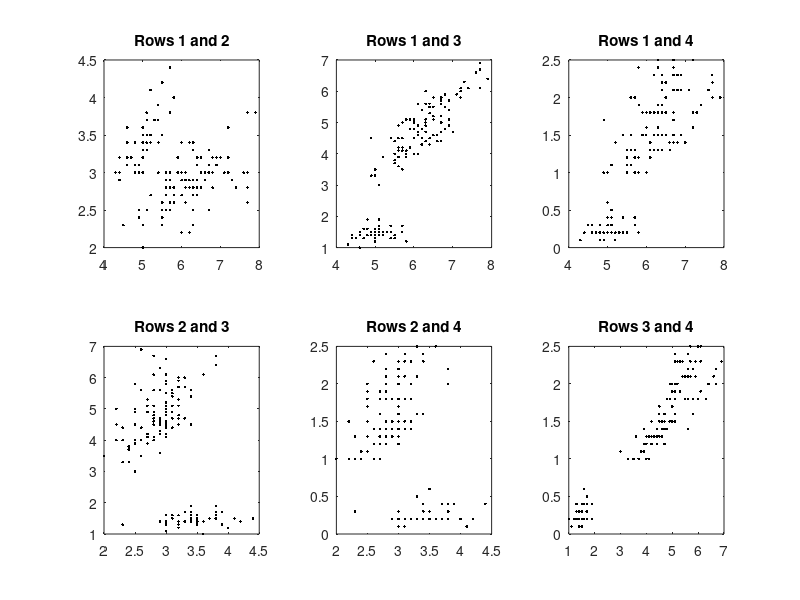
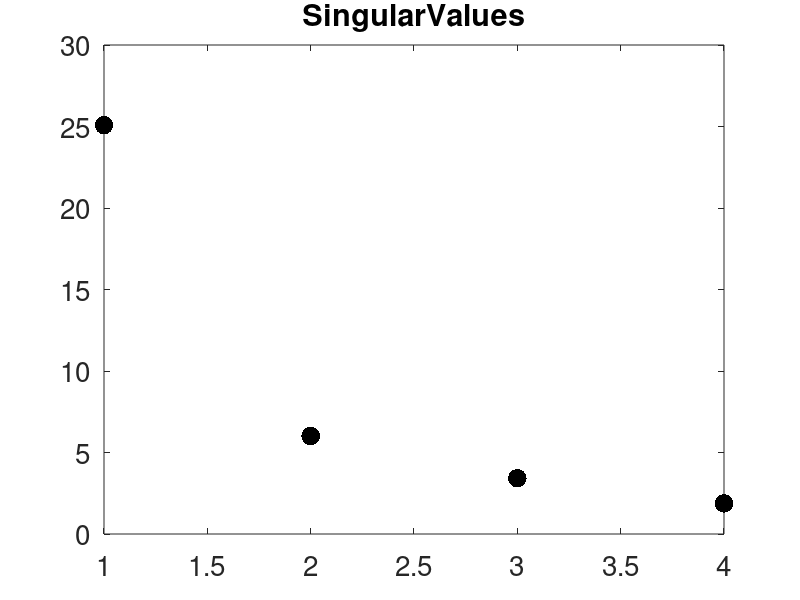

Write the MATLAB code that produced these figures, in order.
load('IrisData.mat')
[n,p] = size(X);

figure(1)

    subplot(2,3,1)
    plot(X(1,:),X(2,:), 'k.');
    title('Rows 1 and 2')

    subplot(2,3,2);
    plot(X(1,:),X(3,:), 'k.');
    title('Rows 1 and 3')

    subplot(2,3,3);
    plot(X(1,:),X(4,:), 'k.');
    title('Rows 1 and 4')

    subplot(2,3,4);
    plot(X(2,:),X(3,:),'k.');
    title('Rows 2 and 3')

    subplot(2,3,5);
    plot(X(2,:),X(4,:),'k.');
    title('Rows 2 and 4')

    subplot(2,3,6);
    plot(X(3,:),X(4,:),'k.');
    title('Rows 3 and 4')

x_c = 1/p*(sum(X(:,:),2));
Xc = X - x_c*ones(1,p);
print -depsc 2d_projections.eps

[U,S,Vt] = svd(Xc);
D = diag(S);
figure(2)

plot(D, 'k.', 'MarkerSize', 40)
set(gca,'FontSize',20)
title('SingularValues')
print -depsc IrisSingularValues.eps
